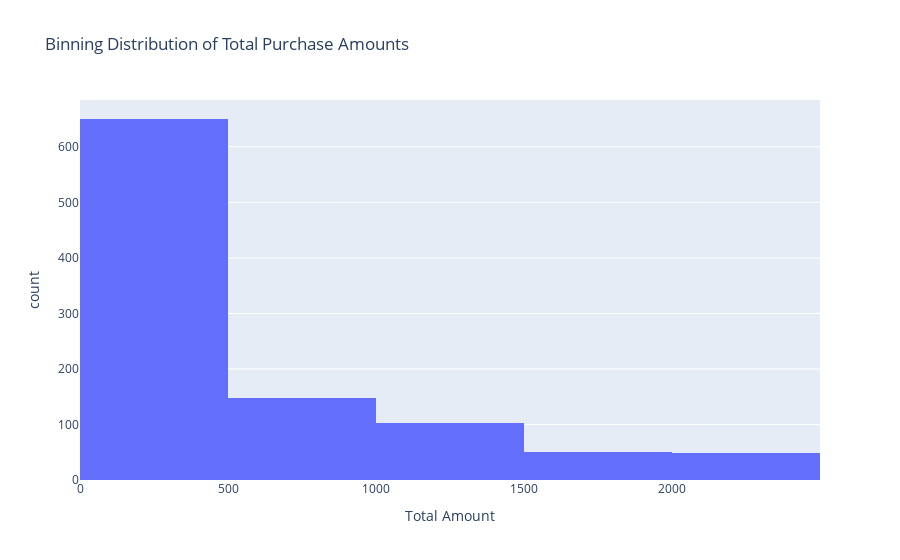

Notebook code for this chart:
### Code cell
# Histogram: Distribution of total purchase amounts
px.histogram(sales_df, x='Total Amount', nbins=5, title='Binning Distribution of Total Purchase Amounts')

### Figure 1 — Plotly figure (JSON) as saved in the notebook; plotly's stock layout.template omitted (floating-point values rounded to 4 significant figures; data arrays with more than 128 entries replaced by an {"elided": "..."} marker saying what was removed)
{"data": [{"alignmentgroup": "True", "bingroup": "x", "hovertemplate": "Total Amount=%{x}<br>count=%{y}<extra></extra>", "legendgroup": "", "marker": {"color": "#636efa", "pattern": {"shape": ""}}, "name": "", "nbinsx": 5, "offsetgroup": "", "orientation": "v", "showlegend": false, "type": "histogram", "x": {"elided": "1000 int values"}, "xaxis": "x", "yaxis": "y"}], "layout": {"barmode": "relative", "legend": {"tracegroupgap": 0}, "title": {"text": "Binning Distribution of Total Purchase Amounts"}, "xaxis": {"anchor": "y", "domain": [0, 1], "title": {"text": "Total Amount"}}, "yaxis": {"anchor": "x", "domain": [0, 1], "title": {"text": "count"}}}}
